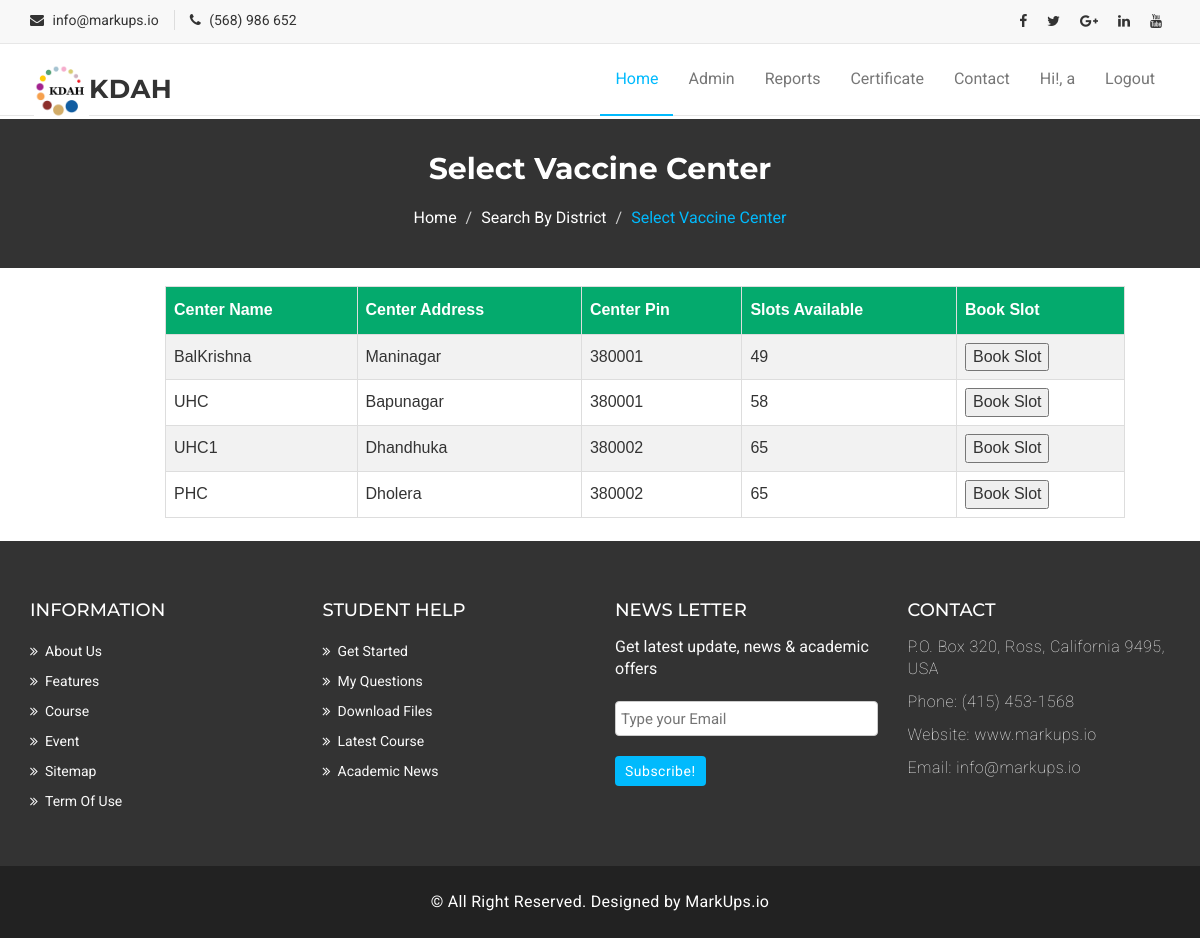
/searchdistrictcontroller.php?district=Ahmedabad (signed in), run on the app's committed database.
### tables this page shows
CREATE TABLE `vaccinecenters` (
  `ID` int(11) NOT NULL,
  `center_name` varchar(500) NOT NULL,
  `center_address` varchar(500) NOT NULL,
  `center_pin` int(11) NOT NULL,
  `center_district_name` varchar(500) NOT NULL,
  `slots_available` int(11) NOT NULL
);

### searchdistrictcontroller.php (the view, shortened to what this page needs)
<!DOCTYPE html>
<html lang="en">
  <head>
    <link href="assets/css/font-awesome.css" rel="stylesheet">
    <link href="assets/css/bootstrap.css" rel="stylesheet">
    <link rel="stylesheet" type="text/css" href="assets/css/slick.css">
    <link rel="stylesheet" href="assets/css/jquery.fancybox.css" type="text/css" media="screen" />
    <link id="switcher" href="assets/css/theme-color/default-theme.css" rel="stylesheet">
    <link href="assets/css/style.css" rel="stylesheet">
  </head>
  <body>
  <header id="mu-header">
    <div class="container">
      <div class="row">
        <div class="col-lg-12 col-md-12">
          <div class="mu-header-area">
            <div class="row">
              <div class="col-lg-6 col-md-6 col-sm-6 col-xs-6">
                <div class="mu-header-top-left">
                  <div class="mu-top-email">
                    <i class="fa fa-envelope"></i>
                    <span>info@markups.io</span>
                  </div>
                  <div class="mu-top-phone">
                    <i class="fa fa-phone"></i>
                    <span>(568) 986 652</span>
                  </div>
                </div>
              </div>
              <div class="col-lg-6 col-md-6 col-sm-6 col-xs-6">
                <div class="mu-header-top-right">
                  <nav>
                    <ul class="mu-top-social-nav">
                      <li><a href="#"><span class="fa fa-facebook"></span></a></li>
                      <li><a href="#"><span class="fa fa-twitter"></span></a></li>
                      <li><a href="#"><span class="fa fa-google-plus"></span></a></li>
                      <li><a href="#"><span class="fa fa-linkedin"></span></a></li>
                      <li><a href="#"><span class="fa fa-youtube"></span></a></li>
                    </ul>
                  </nav>
                </div>
              </div>
            </div>
          </div>
        </div>
      </div>
    </div>
  </header>
  <section id="mu-menu">
    <nav class="navbar navbar-default" role="navigation">
      <div class="container">
        <div class="navbar-header">
          <a class="navbar-brand" href="index.php"><span><img src="kdah.png" width="55px">KDAH</span></a>
        </div>
        <div id="navbar" class="navbar-collapse collapse">
          <ul id="top-menu" class="nav navbar-nav navbar-right main-nav">
            <li class="active"><a href="index.php">Home</a></li>
              <li><a href="adminlogin.php">Admin</a></li>
            <li><a href="report.php">Reports</a></li>
              <li><a href="certificate.php">Certificate</a></li>
            <li><a href="contact.php">Contact</a></li>
            <?php
              if(!(isset($_SESSION['username']))) {
                echo "<li><a href='login.php'>Login</a></li>";
                echo "<li><a href='register.php'>Register</a></li>";
              }
              else {
                echo "<li><a href='index.php'>Hi!, ".$_SESSION['username']."</a></li>";
                echo "<li><a href='logout.php'>Logout</a></li>";
              }
            ?>
          </ul>
        </div>
      </div>
    </nav>
  </section>
 <br>
 <section id="mu-page-breadcrumb" style="margin-top: 3px;">
   <div class="container">
     <div class="row">
       <div class="col-md-12">
         <div class="mu-page-breadcrumb-area">
           <h2>Select Vaccine Center</h2>
           <ol class="breadcrumb">
            <li><a href="index.php">Home</a></li>
            <li><a href="searchdistrict.php">Search By District</a></li>
            <li class="active">Select Vaccine Center</li>
          </ol>
         </div>
       </div>
     </div>
   </div>
 </section>
 <br>
  <div>
<?php
$servername = "localhost";
$username = "root";
$password = "";
$conn = mysqli_connect($servername, $username, $password,"vaccineregistration");
$district=$_GET['district'];
$query = " SELECT * FROM `vaccinecenters` WHERE center_district_name='$district' ";
$result = mysqli_query($conn, $query);
if(mysqli_num_rows($result)>0)
{
      echo "<table id='customers'>";
     echo "<tr>";
     echo "<th>Center Name</th>";
     echo "<th>Center Address</th>";
     echo "<th>Center Pin</th>";
     echo "<th>Slots Available</th>";
     echo "<th>Book Slot</th>";
     echo "</tr>";
     while($row = $result->fetch_assoc()) {
        echo "<tr>";
        echo "<td>";
        echo $row["center_name"];
        echo "</td>";
         echo "<td>";
        echo $row["center_address"];
        echo "</td>";
         echo "<td>";
        echo $row["center_pin"];
        echo "</td>";
         echo "<td>";
        echo $row["slots_available"];
        echo "</td>";
        echo "<td>";
          echo "<form action='bookslotdistrict.php'>";
            echo "<button>Book Slot</button>";
        echo "</form>";
         echo "</td>";
         echo  "</tr>";
    }
    echo "</table>";
}
?>
</div>
<br>
  <footer id="mu-footer" >
    <div class="mu-footer-top">
      <div class="container">
        <div class="mu-footer-top-area">
          <div class="row">
            <div class="col-lg-3 col-md-3 col-sm-3">
              <div class="mu-footer-widget">
                <h4>Information</h4>
                <ul>
                  <li><a href="#">About Us</a></li>
                  <li><a href="">Features</a></li>
                  <li><a href="">Course</a></li>
                  <li><a href="">Event</a></li>
                  <li><a href="">Sitemap</a></li>
                  <li><a href="">Term Of Use</a></li>
                </ul>
              </div>
            </div>
            <div class="col-lg-3 col-md-3 col-sm-3">
              <div class="mu-footer-widget">
                <h4>Student Help</h4>
                <ul>
                  <li><a href="">Get Started</a></li>
                  <li><a href="#">My Questions</a></li>
                  <li><a href="">Download Files</a></li>
                  <li><a href="">Latest Course</a></li>
                  <li><a href="">Academic News</a></li>
                </ul>
              </div>
            </div>
            <div class="col-lg-3 col-md-3 col-sm-3">
              <div class="mu-footer-widget">
                <h4>News letter</h4>
                <p>Get latest update, news & academic offers</p>
                <form class="mu-subscribe-form">
                  <input type="email" placeholder="Type your Email">
                  <button class="mu-subscribe-btn" type="submit">Subscribe!</button>
                </form>
              </div>
            </div>
            <div class="col-lg-3 col-md-3 col-sm-3">
              <div class="mu-footer-widget">
                <h4>Contact</h4>
                <address>
                  <p>P.O. Box 320, Ross, California 9495, USA</p>
                  <p>Phone: (415) 453-1568 </p>
                  <p>Website: www.markups.io</p>
                  <p>Email: info@markups.io</p>
                </address>
              </div>
            </div>
          </div>
        </div>
      </div>
    </div>
    <div class="mu-footer-bottom">
      <div class="container">
        <div class="mu-footer-bottom-area">
          <p>&copy; All Right Reserved. Designed by <a href="http://www.markups.io/" rel="nofollow">MarkUps.io</a></p>
        </div>
      </div>
    </div>
  </footer>
  </body>
</html>

### assets/css/theme-color/default-theme.css (style rules this page uses)
#mu-menu .navbar-default .navbar-nav > .active > a, #mu-menu .navbar-default .navbar-nav > .active > a:hover, #mu-menu .navbar-default .navbar-nav > .active > a:focus { color: #01bafd; border-bottom: 2px solid #01bafd; background-color: transparent; }
#mu-page-breadcrumb .mu-page-breadcrumb-area .breadcrumb .active { color: #01bafd; }
#mu-footer .mu-footer-top .mu-footer-top-area .mu-footer-widget .mu-subscribe-form .mu-subscribe-btn { background-color: #01bafd; }

### searchdistrictcontroller.php (style rules this page uses)
#customers { font-family: Arial, Helvetica, sans-serif; border-collapse: collapse; width: 80%; margin-left: 165px; margin-top: 240px; }
#customers td, #customers th { border: 1px solid #ddd; padding: 8px; }
#customers tr:nth-child(even) { background-color: #f2f2f2; }
#customers th { padding-top: 12px; padding-bottom: 12px; text-align: left; background-color: #04AA6D; color: white; }

### data on the page
vaccinecenters: center_name "BalKrishna", center_address "Maninagar", center_pin "380001", slots_available "49"
vaccinecenters: center_name "UHC", center_address "Bapunagar", center_pin "380001", slots_available "58"
vaccinecenters: center_name "UHC1", center_address "Dhandhuka", center_pin "380002", slots_available "65"
vaccinecenters: center_name "PHC", center_address "Dholera", center_pin "380002", slots_available "65"

### other printed values
$_SESSION['username'] "a"
